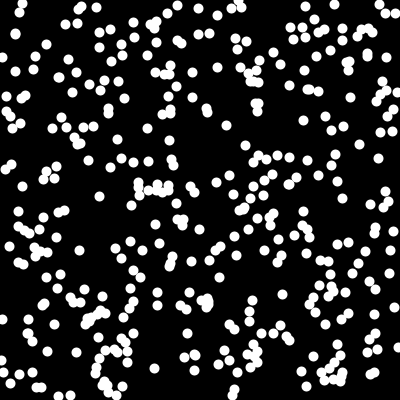
Frame 1 (no input)
Frame 60 (the mouse pressed at the canvas centre just before this capture): identical to frame 1, image omitted
Frame 120 (the mouse held since frame 60 and released just before this capture): identical to frame 1, image omitted

The Processing sketch that drew this single still picture (run headless with seeded random() and noise(); from frame 60 on, the mouse is pressed at the canvas centre):

// Processing sketch: processing_86625
// ── processing_86625.pde



float[] monTableauX;
float[] monTableauY;

void setup() {
  size(400,400);
  smooth();
  
  strokeWeight(10);
  
  monTableauX = new float[400];
  monTableauY = new float[400];
  
  for ( int i = 0 ; i < 400 ; i++ )  {
    monTableauX[i] = random( 0, width);
    monTableauY[i] = random( 0, height);
  }
  
}


void draw () {
  background(0);
  stroke(255);
  
  for ( int i = 0 ; i < 400 ; i++ )  {
    float x = monTableauX[i];
    float y = monTableauY[i];
    
    
    point(x,y);
    
   
  }
  
}
